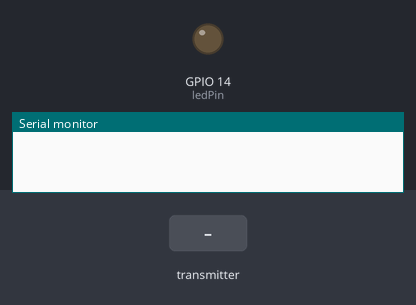
A sketch run on a simulated ESP32. Parts: output pins drawn as LEDs (lit = HIGH), the last lines printed to the serial monitor. The inputs (shaded band) are chosen by the test bench.

Above: at 1.2 s.
1.3 s: the transmitter starts sending e = 1
At 1.8 s:
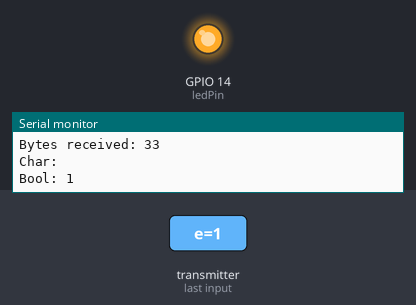
2.8 s: the transmitter starts sending e = 0
At 4.1 s:
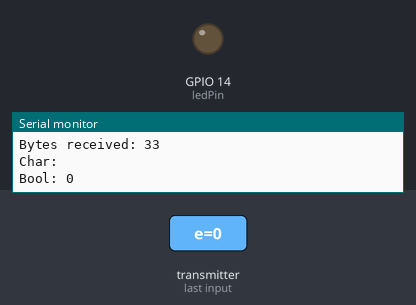
Timing chart, 0 to 5.8 s (numbered marks = the images above; inputs shaded):
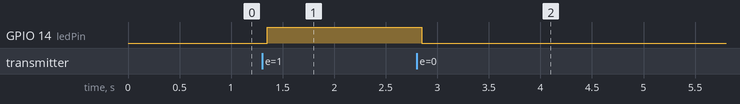

Measured:
- after the input at 1.3 s, GPIO 14 (ledPin): LOW → HIGH after 0.05 s
- after the input at 2.8 s, GPIO 14 (ledPin): HIGH → LOW after 0.05 s

The sketch:

receiver.ino
```cpp
//Add necessary libraries
#include <esp_now.h>  //To access the esp now functions
#include <WiFi.h>     //To Add Wifi Capabilities on ESP32

/*define the data types of  the multiple variables structured and
renamed all of it as struct_message*/
typedef struct struct_message {
    char a[32];
    bool e;
} struct_message;
bool coffeeTime = false;
const byte ledPin = 14;
// Create a variable struct_message called myData
struct_message myData;

// function called when the data is received and prints it
void OnDataRecv(const uint8_t * mac, const uint8_t *incomingData, int len) {
  memcpy(&myData, incomingData, sizeof(myData));
  Serial.print("Bytes received: ");
  Serial.println(len);
  Serial.print("Char: ");
  Serial.println(myData.a);
  Serial.print("Bool: ");
  Serial.println(myData.e);
  coffeeTime = myData.e;
  Serial.println();
}

void setup() {
  //Set the baud rate for serial communication with ESP
  Serial.begin(115200);
  pinMode(ledPin, OUTPUT);
  // Set device as a Wi-Fi Station
  WiFi.mode(WIFI_STA);  //Starts the wifi

 // Init ESP-NOW and returns its status
  if (esp_now_init() != 0) {
    Serial.println("Error initializing ESP-NOW");
    return;
  }
  esp_now_register_recv_cb(OnDataRecv); //call the function OnDataRecv after receiving ESPNOW data
}
void loop() {
  if(coffeeTime){
    digitalWrite(ledPin, HIGH);
  } else{
    digitalWrite(ledPin, LOW);
  }
}
```
